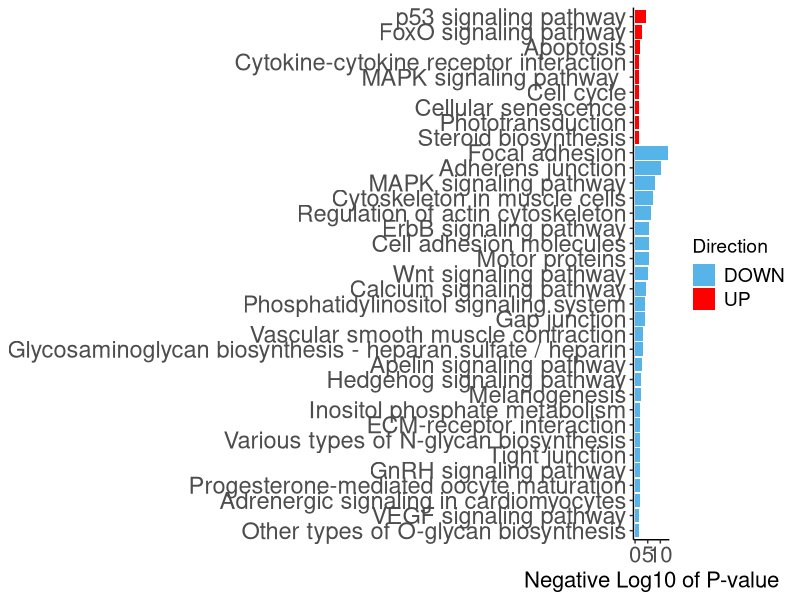
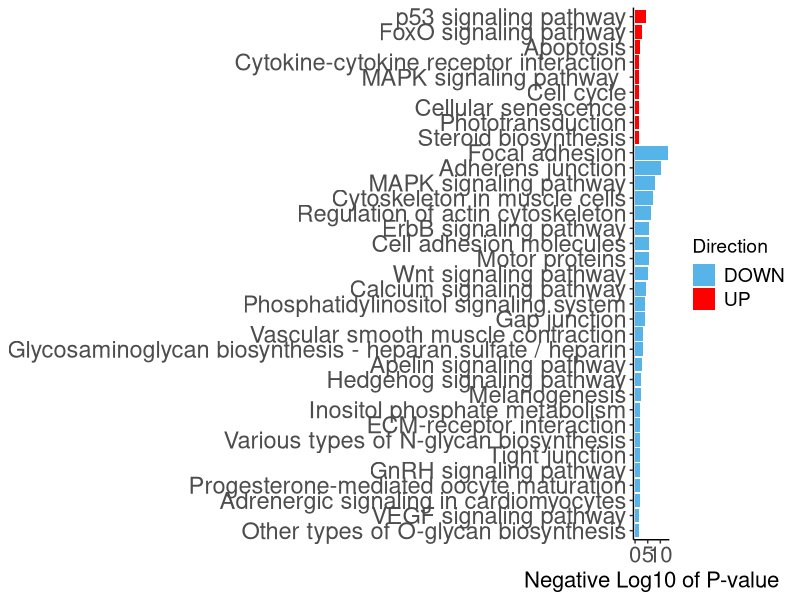

Recreate these plots in R, in order.
library(readr)
library(dplyr)
library("ggsci")
library("ggplot2")
library("gridExtra")

library(ggrepel)
library(forcats)
library(stringr)

KEGG_up <- read.csv("KEGG-UP.csv", sep = '\t')
KEGG_down <- read.csv("KEGG-DOWN.csv", sep = '\t')
KEGG_full <- rbind(KEGG_up, KEGG_down)

KEGG_full$Direction <- c(rep("UP", nrow(KEGG_up)), rep("DOWN", nrow(KEGG_down)) )

KEGG_full <- KEGG_full[, c("Term", "Count", "PValue", "Direction")]

#KEGG_full$Term <- str_replace(KEGG_full$Term, 'dre\\d{5}:', '')
KEGG_full$negLogPValue <- -log(KEGG_full$PValue, base = 10)
head(KEGG_full)

KEGG_full$Direction <- factor(KEGG_full$Direction, levels = c("DOWN", "UP"))
KEGG_full <-KEGG_full %>% arrange(Direction, negLogPValue)
values <- as.vector(KEGG_full$Term)
KEGG_full$Term <- factor(KEGG_full$Term, levels = values)


ggplot(data = KEGG_full, aes(x = Term, y = negLogPValue, fill = Direction)) +
  geom_col() +
  scale_fill_manual(values=c(  "#56B4E9", "red")) +
  ylab("Negative Log10 of P-value") +
  coord_flip()+
  theme_classic() +
  theme(axis.text.x = element_text( size = 16),
        axis.title.x = element_text(size = 16),
        axis.text.y = element_text(size = 17),
        axis.title.y = element_blank(),
        legend.text = element_text(size = 14),
        legend.title = element_text(size = 14),
        panel.grid.major = element_blank(),
        panel.grid.major.x = element_blank()
  )

ggsave("KEGG_pathways.png", dpi = 300, height = 10, width = 10)

